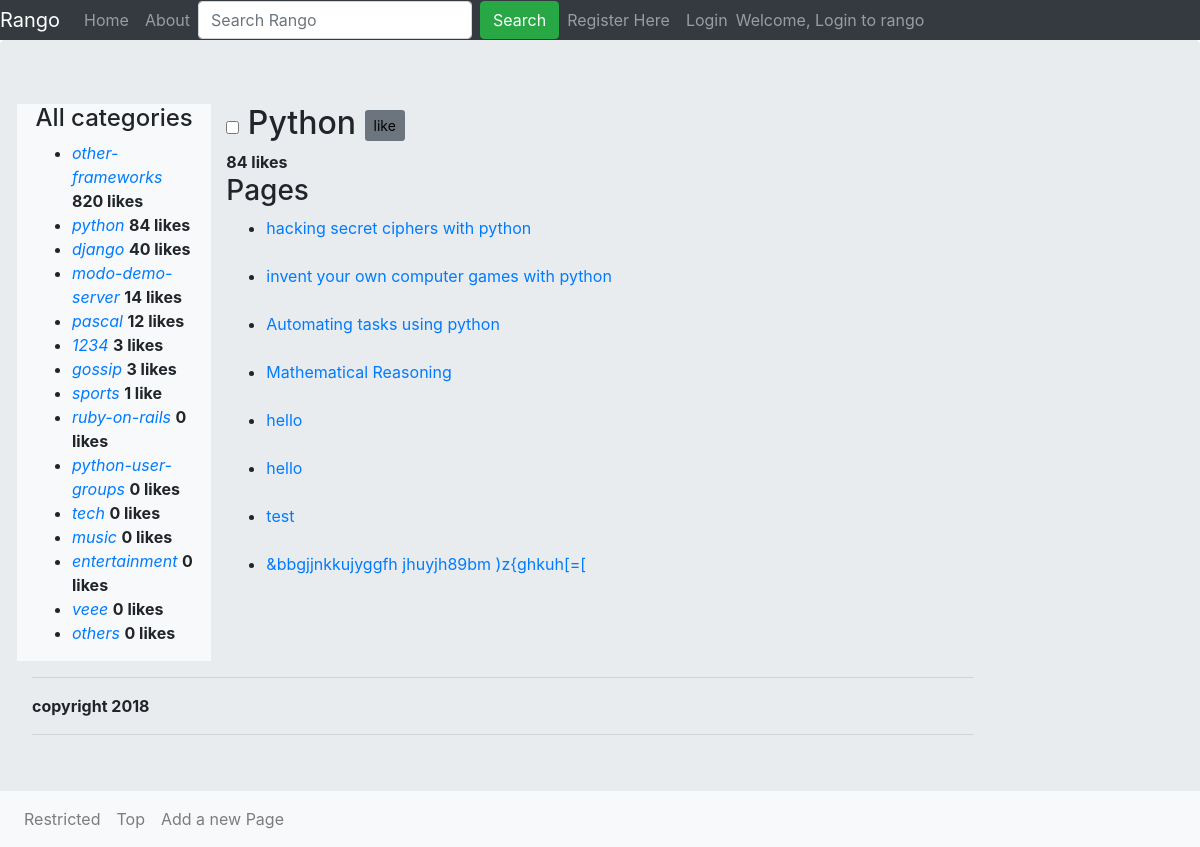
/rango/category/python/, run on the app's committed database.
### rango/models.py (models this page shows, shortened)
class Category(models.Model):
	name = models.CharField(max_length=128, unique=True)
	views = models.IntegerField(default=0)
	likes = models.IntegerField(default=0)
	slug = models.SlugField(unique = True)
	class Meta:
		verbose_name_plural = 'Categories'

class Page(models.Model):
	category = models.ForeignKey(Category)
	title = models.CharField(max_length=128)
	url = models.URLField()
	views = models.IntegerField(default=0)

### rango/views.py (the view)
# urls.py: url(r'^category/(?P<category_name_slug>[\w\-]+)/$', views.show_category, name = 'show_category'),
def show_category(request, category_name_slug):
	context_dict = {}
	try:
		category = Category.objects.get(slug = category_name_slug)
		pages = Page.objects.filter(category = category)
		context_dict['pages'] = pages
		context_dict['category'] = category
	except Category.DoesNotExist:
		context_dict['pages'] = None
		context_dict['category'] = None
	return render(request, 'rango/category.html', context_dict)

### rango/templatetags/rango_template_tags.py (called while the page is built)
@register.inclusion_tag('rango/cats.html')
def get_category_list():
	return {'cats': Category.objects.order_by('-likes')}

### templates/rango/category.html (shortened to what this page needs)
{% extends 'rango/base.html'%}
{% block body_block%}
	{% if category %}
		<h2><form method='post' action='{% url 'rango:likeCategory' category.slug %}'>
		<input type="checkbox"  name='category' id='category{{category.slug}}' value='{{ category.slug }}' />
		<label class="form-check-label" for='category{{ category.slug }}'>{{ category.name }}  </label>
		<input type='submit' value = 'like' class="bg-secondary btn btn-sm"/>
		</form>	</h2>
		<strong>{{category.likes}} like{{category.likes|pluralize}}</strong>	<br/>
		{% if pages %}
		<h3>Pages</h3>
		<ul>
			{% for page in pages %}
				<li><a href='{{page.url}}'>{{ page.title}}</a></li><br/>
			{% endfor %}
		</ul>
		{% else %}
			<strong>No pages currently in {{category.name}}</strong><br/>
		{% endif %}
	{% else %}
		The specified category does not exist!
	{% endif %}
	<nav class="navbar navbar-expand-sm bg-light navbar-light fixed-bottom">
	<ul class="navbar-nav">
		<li class="nav-item"><a class="nav-link" href='{% url 'rango:restricted' %}'>Restricted</a></li>
		<li class="nav-item"><a class="nav-link" href='{% url 'rango:show_category' category.slug %}'>Top</a></li>
		<li class="nav-item"><a class="nav-link" href='{% url 'rango:add_page' category.slug %}'> Add a new Page</a></li>
	</ul>
</nav>
{% endblock %}

### templates/rango/cats.html
<ul>
	{% if cats %}
		{% for cat in cats %}
			<li>
				<i><a href='{% url 'rango:show_category' cat.slug%}'>{{cat.slug}}</a></i>
				<strong>{{cat.likes}} like{{cat.likes|pluralize}}</strong>
			</li>
		{% endfor %}
	{% endif %}
</ul>

### data on the page
Category: slug "other-frameworks", likes "820"
Category: slug "python", likes "84", name "Python"
Category: slug "django", likes "40"
Category: slug "modo-demo-server", likes "14"
Category: slug "pascal", likes "12"
Category: slug "1234", likes "3"
Category: slug "gossip", likes "3"
Category: slug "sports", likes "1"
Category: slug "ruby-on-rails", likes "0"
Category: slug "python-user-groups", likes "0"
Category: slug "tech", likes "0"
Category: slug "music", likes "0"
Category: slug "entertainment", likes "0"
Category: slug "veee", likes "0"
Category: slug "others", likes "0"
Page: title "hacking secret ciphers with python"
Page: title "invent your own computer games with python"
Page: title "Automating tasks using python"
Page: title "Mathematical Reasoning"
Page: title "hello"
Page: title "hello"
Page: title "test"
Page: title "&bbgjjnkkujyggfh jhuyjh89bm )z{ghkuh[=["
